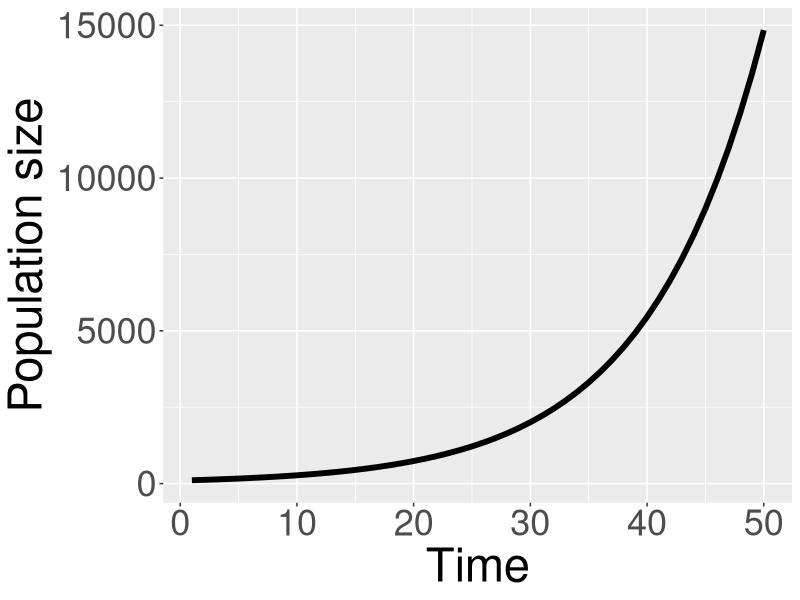
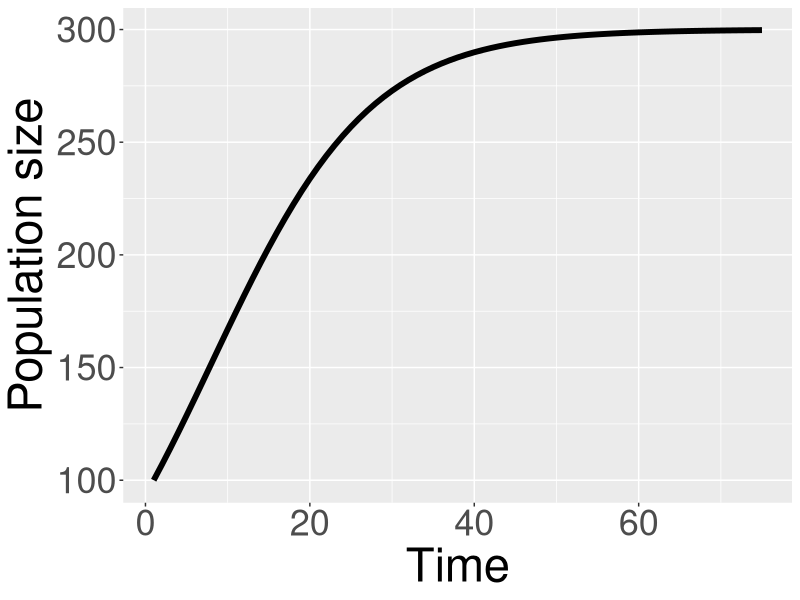

These charts were generated, in order, by the following R code:

### Miscellaneous plots for presentations

require(tidyverse)
require(cowplot)

# 1 - exponential growth
N0 = 100
r = 0.1
t = c(1:50)

toplot = data.frame(t = rep(t, length(r)),
                    r = rep(r, each = length(t)))
toplot %>%
  mutate(N = N0 * exp(r*t)) %>%
  ggplot(aes(x = t, y = N)) +
  geom_line(lwd = 2) +
  xlab("Time") +
  ylab("Population size") +
  theme(axis.text = element_text(size = 26),
        axis.title = element_text(size = 34))


# 2 - logistic 
N0 = 100
K = 300
r = 0.1
t = c(1:75)

toplot = data.frame(t = t,
                    N = N0)
for(i in 2:nrow(toplot)){
  toplot$N[i] = toplot$N[i-1]*exp(r*((K-toplot$N[i-1])/K))
}

ggplot(toplot, aes(x = t, y = N)) +
  geom_line(lwd = 2) +
  xlab("Time") +
  ylab("Population size") +
  theme(axis.text = element_text(size = 26),
        axis.title = element_text(size = 34))



# 3 - predator-prey




# 4 - age-structured


# 5 - stage-structured


# 6 - SIR model